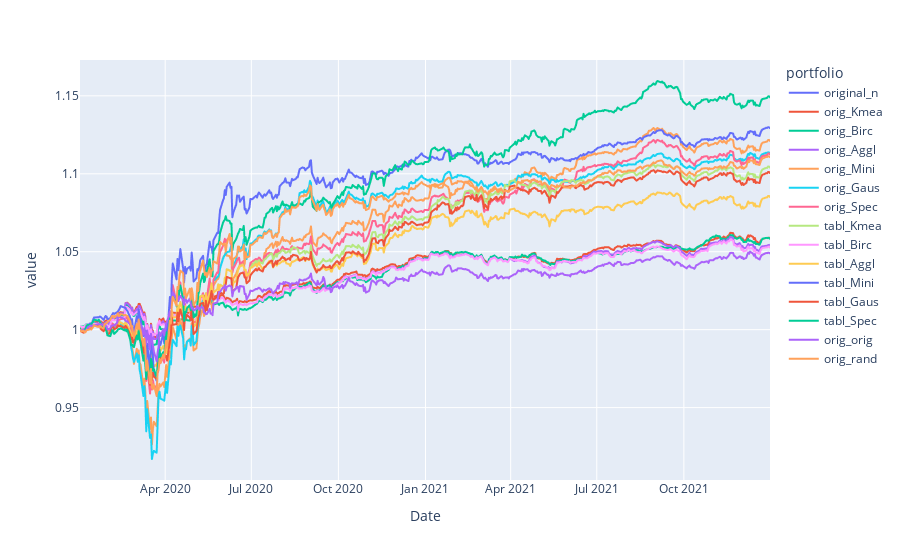

Here is the notebook cell this chart was saved with:
### Code cell
time_res = pd.DataFrame(time_ser_port).reset_index()
filtr = time_res.columns
time_res_m = pd.melt(time_res, id_vars=['Date'], var_name='portfolio')

time_res_m_filtered = time_res_m.query('portfolio in @filtr')
px.line(time_res_m_filtered, x="Date", y="value", color='portfolio')

### Figure 1 — Plotly figure (JSON) as saved in the notebook; plotly's stock layout.template omitted (floating-point values rounded to 4 significant figures; data arrays with more than 128 entries replaced by an {"elided": "..."} marker saying what was removed)
{"data": [{"hovertemplate": "portfolio=original_n<br>Date=%{x}<br>value=%{y}<extra></extra>", "legendgroup": "original_n", "line": {"color": "#636efa", "dash": "solid"}, "marker": {"symbol": "circle"}, "mode": "lines", "name": "original_n", "showlegend": true, "type": "scattergl", "x": {"elided": "499 str values"}, "xaxis": "x", "y": {"elided": "499 float values"}, "yaxis": "y"}, {"hovertemplate": "portfolio=orig_Kmea<br>Date=%{x}<br>value=%{y}<extra></extra>", "legendgroup": "orig_Kmea", "line": {"color": "#EF553B", "dash": "solid"}, "marker": {"symbol": "circle"}, "mode": "lines", "name": "orig_Kmea", "showlegend": true, "type": "scattergl", "x": {"elided": "499 str values"}, "xaxis": "x", "y": {"elided": "499 float values"}, "yaxis": "y"}, {"hovertemplate": "portfolio=orig_Birc<br>Date=%{x}<br>value=%{y}<extra></extra>", "legendgroup": "orig_Birc", "line": {"color": "#00cc96", "dash": "solid"}, "marker": {"symbol": "circle"}, "mode": "lines", "name": "orig_Birc", "showlegend": true, "type": "scattergl", "x": {"elided": "499 str values"}, "xaxis": "x", "y": {"elided": "499 float values"}, "yaxis": "y"}, {"hovertemplate": "portfolio=orig_Aggl<br>Date=%{x}<br>value=%{y}<extra></extra>", "legendgroup": "orig_Aggl", "line": {"color": "#ab63fa", "dash": "solid"}, "marker": {"symbol": "circle"}, "mode": "lines", "name": "orig_Aggl", "showlegend": true, "type": "scattergl", "x": {"elided": "499 str values"}, "xaxis": "x", "y": {"elided": "499 float values"}, "yaxis": "y"}, {"hovertemplate": "portfolio=orig_Mini<br>Date=%{x}<br>value=%{y}<extra></extra>", "legendgroup": "orig_Mini", "line": {"color": "#FFA15A", "dash": "solid"}, "marker": {"symbol": "circle"}, "mode": "lines", "name": "orig_Mini", "showlegend": true, "type": "scattergl", "x": {"elided": "499 str values"}, "xaxis": "x", "y": {"elided": "499 float values"}, "yaxis": "y"}, {"hovertemplate": "portfolio=orig_Gaus<br>Date=%{x}<br>value=%{y}<extra></extra>", "legendgroup": "orig_Gaus", "line": {"color": "#19d3f3", "dash": "solid"}, "marker": {"symbol": "circle"}, "mode": "lines", "name": "orig_Gaus", "showlegend": true, "type": "scattergl", "x": {"elided": "499 str values"}, "xaxis": "x", "y": {"elided": "499 float values"}, "yaxis": "y"}, {"hovertemplate": "portfolio=orig_Spec<br>Date=%{x}<br>value=%{y}<extra></extra>", "legendgroup": "orig_Spec", "line": {"color": "#FF6692", "dash": "solid"}, "marker": {"symbol": "circle"}, "mode": "lines", "name": "orig_Spec", "showlegend": true, "type": "scattergl", "x": {"elided": "499 str values"}, "xaxis": "x", "y": {"elided": "499 float values"}, "yaxis": "y"}, {"hovertemplate": "portfolio=tabl_Kmea<br>Date=%{x}<br>value=%{y}<extra></extra>", "legendgroup": "tabl_Kmea", "line": {"color": "#B6E880", "dash": "solid"}, "marker": {"symbol": "circle"}, "mode": "lines", "name": "tabl_Kmea", "showlegend": true, "type": "scattergl", "x": {"elided": "499 str values"}, "xaxis": "x", "y": {"elided": "499 float values"}, "yaxis": "y"}, {"hovertemplate": "portfolio=tabl_Birc<br>Date=%{x}<br>value=%{y}<extra></extra>", "legendgroup": "tabl_Birc", "line": {"color": "#FF97FF", "dash": "solid"}, "marker": {"symbol": "circle"}, "mode": "lines", "name": "tabl_Birc", "showlegend": true, "type": "scattergl", "x": {"elided": "499 str values"}, "xaxis": "x", "y": {"elided": "499 float values"}, "yaxis": "y"}, {"hovertemplate": "portfolio=tabl_Aggl<br>Date=%{x}<br>value=%{y}<extra></extra>", "legendgroup": "tabl_Aggl", "line": {"color": "#FECB52", "dash": "solid"}, "marker": {"symbol": "circle"}, "mode": "lines", "name": "tabl_Aggl", "showlegend": true, "type": "scattergl", "x": {"elided": "499 str values"}, "xaxis": "x", "y": {"elided": "499 float values"}, "yaxis": "y"}, {"hovertemplate": "portfolio=tabl_Mini<br>Date=%{x}<br>value=%{y}<extra></extra>", "legendgroup": "tabl_Mini", "line": {"color": "#636efa", "dash": "solid"}, "marker": {"symbol": "circle"}, "mode": "lines", "name": "tabl_Mini", "showlegend": true, "type": "scattergl", "x": {"elided": "499 str values"}, "xaxis": "x", "y": {"elided": "499 float values"}, "yaxis": "y"}, {"hovertemplate": "portfolio=tabl_Gaus<br>Date=%{x}<br>value=%{y}<extra></extra>", "legendgroup": "tabl_Gaus", "line": {"color": "#EF553B", "dash": "solid"}, "marker": {"symbol": "circle"}, "mode": "lines", "name": "tabl_Gaus", "showlegend": true, "type": "scattergl", "x": {"elided": "499 str values"}, "xaxis": "x", "y": {"elided": "499 float values"}, "yaxis": "y"}, {"hovertemplate": "portfolio=tabl_Spec<br>Date=%{x}<br>value=%{y}<extra></extra>", "legendgroup": "tabl_Spec", "line": {"color": "#00cc96", "dash": "solid"}, "marker": {"symbol": "circle"}, "mode": "lines", "name": "tabl_Spec", "showlegend": true, "type": "scattergl", "x": {"elided": "499 str values"}, "xaxis": "x", "y": {"elided": "499 float values"}, "yaxis": "y"}, {"hovertemplate": "portfolio=orig_orig<br>Date=%{x}<br>value=%{y}<extra></extra>", "legendgroup": "orig_orig", "line": {"color": "#ab63fa", "dash": "solid"}, "marker": {"symbol": "circle"}, "mode": "lines", "name": "orig_orig", "showlegend": true, "type": "scattergl", "x": {"elided": "499 str values"}, "xaxis": "x", "y": {"elided": "499 float values"}, "yaxis": "y"}, {"hovertemplate": "portfolio=orig_rand<br>Date=%{x}<br>value=%{y}<extra></extra>", "legendgroup": "orig_rand", "line": {"color": "#FFA15A", "dash": "solid"}, "marker": {"symbol": "circle"}, "mode": "lines", "name": "orig_rand", "showlegend": true, "type": "scattergl", "x": {"elided": "499 str values"}, "xaxis": "x", "y": {"elided": "499 float values"}, "yaxis": "y"}], "layout": {"legend": {"title": {"text": "portfolio"}, "tracegroupgap": 0}, "margin": {"t": 60}, "xaxis": {"anchor": "y", "domain": [0, 1], "title": {"text": "Date"}}, "yaxis": {"anchor": "x", "domain": [0, 1], "title": {"text": "value"}}}}
